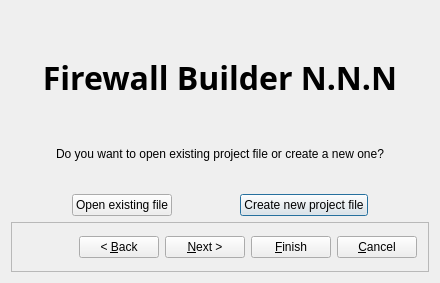
<ui version="4.0" >
 <class>startWizard_q</class>
 <widget class="QDialog" name="startWizard_q" >
  <property name="geometry" >
   <rect>
    <x>0</x>
    <y>0</y>
    <width>440</width>
    <height>283</height>
   </rect>
  </property>
  <layout class="QVBoxLayout" >
   <item>
    <widget class="QLabel" name="titleLabel" >
     <property name="sizePolicy" >
      <sizepolicy vsizetype="Fixed" hsizetype="MinimumExpanding" >
       <horstretch>0</horstretch>
       <verstretch>0</verstretch>
      </sizepolicy>
     </property>
     <property name="minimumSize" >
      <size>
       <width>0</width>
       <height>25</height>
      </size>
     </property>
     <property name="font" >
      <font>
       <family>Sans Serif</family>
       <pointsize>14</pointsize>
       <weight>75</weight>
       <italic>false</italic>
       <bold>true</bold>
      </font>
     </property>
     <property name="text" >
      <string/>
     </property>
     <property name="alignment" >
      <set>Qt::AlignCenter</set>
     </property>
    </widget>
   </item>
   <item>
    <widget class="QStackedWidget" name="stackedWidget" >
     <property name="currentIndex" >
      <number>0</number>
     </property>
     <widget class="QWidget" name="page0" >
      <layout class="QGridLayout" >
       <property name="leftMargin" >
        <number>0</number>
       </property>
       <property name="topMargin" >
        <number>0</number>
       </property>
       <property name="rightMargin" >
        <number>0</number>
       </property>
       <property name="bottomMargin" >
        <number>0</number>
       </property>
       <item row="0" column="0" colspan="5" >
        <widget class="QLabel" name="programName" >
         <property name="font" >
          <font>
           <family>Aharoni</family>
           <pointsize>24</pointsize>
          </font>
         </property>
         <property name="text" >
          <string>&lt;b>Firewall Builder N.N.N&lt;/b></string>
         </property>
         <property name="alignment" >
          <set>Qt::AlignCenter</set>
         </property>
         <property name="wordWrap" >
          <bool>true</bool>
         </property>
        </widget>
       </item>
       <item row="1" column="0" colspan="5" >
        <widget class="QLabel" name="textLabel2" >
         <property name="text" >
          <string>Do you want to open existing project file or create a new one?</string>
         </property>
         <property name="alignment" >
          <set>Qt::AlignCenter</set>
         </property>
         <property name="wordWrap" >
          <bool>false</bool>
         </property>
        </widget>
       </item>
       <item row="2" column="0" >
        <spacer>
         <property name="orientation" >
          <enum>Qt::Horizontal</enum>
         </property>
         <property name="sizeType" >
          <enum>QSizePolicy::Expanding</enum>
         </property>
         <property name="sizeHint" >
          <size>
           <width>40</width>
           <height>20</height>
          </size>
         </property>
        </spacer>
       </item>
       <item row="2" column="3" >
        <widget class="QPushButton" name="newFileButton" >
         <property name="text" >
          <string>Create new project file</string>
         </property>
        </widget>
       </item>
       <item row="2" column="2" >
        <spacer>
         <property name="orientation" >
          <enum>Qt::Horizontal</enum>
         </property>
         <property name="sizeType" >
          <enum>QSizePolicy::Expanding</enum>
         </property>
         <property name="sizeHint" >
          <size>
           <width>40</width>
           <height>20</height>
          </size>
         </property>
        </spacer>
       </item>
       <item row="2" column="1" >
        <widget class="QPushButton" name="openFileButton" >
         <property name="text" >
          <string>Open existing file</string>
         </property>
        </widget>
       </item>
       <item row="2" column="4" >
        <spacer>
         <property name="orientation" >
          <enum>Qt::Horizontal</enum>
         </property>
         <property name="sizeType" >
          <enum>QSizePolicy::Expanding</enum>
         </property>
         <property name="sizeHint" >
          <size>
           <width>30</width>
           <height>20</height>
          </size>
         </property>
        </spacer>
       </item>
      </layout>
     </widget>
     <widget class="QWidget" name="page1" >
      <layout class="QGridLayout" >
       <property name="leftMargin" >
        <number>0</number>
       </property>
       <property name="topMargin" >
        <number>0</number>
       </property>
       <property name="rightMargin" >
        <number>0</number>
       </property>
       <property name="bottomMargin" >
        <number>0</number>
       </property>
       <item row="0" column="0" >
        <widget class="QLabel" name="fileLbl" >
         <property name="text" >
          <string>File name: %1</string>
         </property>
         <property name="wordWrap" >
          <bool>false</bool>
         </property>
        </widget>
       </item>
       <item row="1" column="0" >
        <widget class="QCheckBox" name="rcsBtn" >
         <property name="text" >
          <string>Activate Revision Control System for this file
(if you do not do this now, you can always activate it later)</string>
         </property>
        </widget>
       </item>
       <item row="3" column="0" >
        <spacer>
         <property name="orientation" >
          <enum>Qt::Vertical</enum>
         </property>
         <property name="sizeType" >
          <enum>QSizePolicy::Expanding</enum>
         </property>
         <property name="sizeHint" >
          <size>
           <width>20</width>
           <height>60</height>
          </size>
         </property>
        </spacer>
       </item>
       <item row="2" column="0" >
        <widget class="QCheckBox" name="autoopenBtn" >
         <property name="text" >
          <string>Let the program automatically open this file when I start it next time
(you can activate this option later using Preferences dialog)</string>
         </property>
        </widget>
       </item>
      </layout>
     </widget>
    </widget>
   </item>
   <item>
    <widget class="QFrame" name="frame" >
     <property name="sizePolicy" >
      <sizepolicy vsizetype="Fixed" hsizetype="MinimumExpanding" >
       <horstretch>1</horstretch>
       <verstretch>0</verstretch>
      </sizepolicy>
     </property>
     <property name="minimumSize" >
      <size>
       <width>400</width>
       <height>50</height>
      </size>
     </property>
     <property name="frameShape" >
      <enum>QFrame::StyledPanel</enum>
     </property>
     <property name="frameShadow" >
      <enum>QFrame::Raised</enum>
     </property>
     <layout class="QHBoxLayout" >
      <item>
       <spacer>
        <property name="orientation" >
         <enum>Qt::Horizontal</enum>
        </property>
        <property name="sizeHint" >
         <size>
          <width>40</width>
          <height>20</height>
         </size>
        </property>
       </spacer>
      </item>
      <item>
       <widget class="QPushButton" name="backButton" >
        <property name="text" >
         <string>&lt; &amp;Back</string>
        </property>
       </widget>
      </item>
      <item>
       <widget class="QPushButton" name="nextButton" >
        <property name="text" >
         <string>&amp;Next ></string>
        </property>
        <property name="flat" >
         <bool>false</bool>
        </property>
       </widget>
      </item>
      <item>
       <widget class="QPushButton" name="finishButton" >
        <property name="text" >
         <string>&amp;Finish</string>
        </property>
        <property name="flat" >
         <bool>false</bool>
        </property>
       </widget>
      </item>
      <item>
       <widget class="QPushButton" name="cancelButton" >
        <property name="text" >
         <string>&amp;Cancel</string>
        </property>
       </widget>
      </item>
     </layout>
    </widget>
   </item>
  </layout>
 </widget>
 <layoutdefault spacing="6" margin="11" />
 <tabstops>
  <tabstop>openFileButton</tabstop>
  <tabstop>newFileButton</tabstop>
  <tabstop>rcsBtn</tabstop>
  <tabstop>autoopenBtn</tabstop>
 </tabstops>
 <includes/>
 <resources/>
 <connections>
  <connection>
   <sender>newFileButton</sender>
   <signal>clicked()</signal>
   <receiver>startWizard_q</receiver>
   <slot>newFile()</slot>
   <hints>
    <hint type="sourcelabel" >
     <x>20</x>
     <y>20</y>
    </hint>
    <hint type="destinationlabel" >
     <x>20</x>
     <y>20</y>
    </hint>
   </hints>
  </connection>
  <connection>
   <sender>openFileButton</sender>
   <signal>clicked()</signal>
   <receiver>startWizard_q</receiver>
   <slot>openFile()</slot>
   <hints>
    <hint type="sourcelabel" >
     <x>20</x>
     <y>20</y>
    </hint>
    <hint type="destinationlabel" >
     <x>20</x>
     <y>20</y>
    </hint>
   </hints>
  </connection>
  <connection>
   <sender>startWizard_q</sender>
   <signal>selected(QString)</signal>
   <receiver>startWizard_q</receiver>
   <slot>selected(QString)</slot>
   <hints>
    <hint type="sourcelabel" >
     <x>20</x>
     <y>20</y>
    </hint>
    <hint type="destinationlabel" >
     <x>20</x>
     <y>20</y>
    </hint>
   </hints>
  </connection>
 </connections>
</ui>
